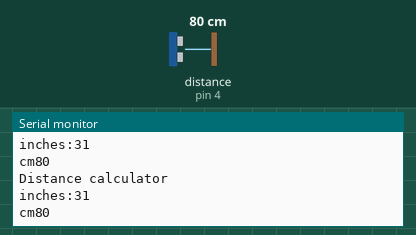
Recording of a sketch running on a simulated Arduino Uno, built with avr-gcc and run on an emulated ATmega328P. On the bench: the last lines printed to the serial monitor. Wiring (inferred from the names in the program): ultrasonic range finder: trigger pin 2; echo pin 4. The test bench sets the inputs (shaded band); at power-on: distance to the obstacle (sensor on pin 4) 80 cm. The echo pulse lasts 58.3 µs per cm.

Above: at 2.8 s.
2.9 s: distance to the obstacle (sensor on pin 4) set to 2 cm
At 4.4 s:
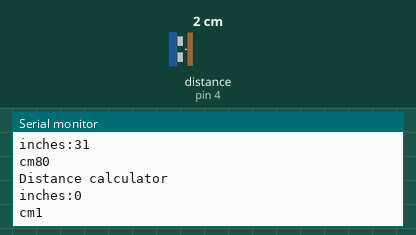
5.6 s: distance to the obstacle (sensor on pin 4) set to 4 cm
At 7.2 s:
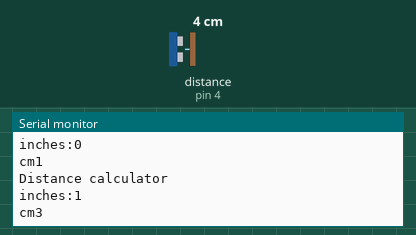
Timing chart, 0 to 8.7 s (numbered marks = the images above; inputs shaded):
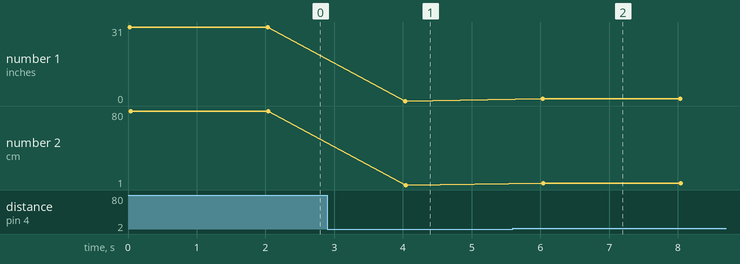

The sketch:

ultrasonic_navya.ino
```cpp
const int triggerpin=2;
const int echopin=4;
//long microsecondsToInches(long);

//long microsecondsTocm(long);
void setup() {
  // put your setup code here, to run once:
  Serial.begin(9600);

}

void loop() {
  // put your main code here, to run repeatedly:
  long duration,inches,cm;
  pinMode(triggerpin,OUTPUT);
  digitalWrite(triggerpin,LOW);
  delayMicroseconds(2);
   digitalWrite(triggerpin,HIGH);
  delayMicroseconds(10);
   digitalWrite(triggerpin,LOW);
  pinMode(echopin,INPUT);
  duration=pulseIn(echopin,HIGH);
  inches=microsecondsToinches(duration);
  cm=microsecondsTocm(duration);
  Serial.print("Distance calculator");
  Serial.print("\n");
  Serial.print("inches:");
  Serial.print(inches);
  Serial.print("\n");
  Serial.print("cm");
  Serial.print(cm);
  Serial.print("\n");

  delay(2000);
}
long microsecondsToinches(long microseconds)
{
  return microseconds/74/2;
}
long microsecondsTocm(long microseconds)
{
return microseconds/29/2;
}
```

Measured:
- after the input at 2.9 s, the serial monitor: prints a new line after 1.1 s (image 1)
- after the input at 5.6 s, the serial monitor: prints a new line after 0.43 s (image 2)
- plotted number 1: 31 → 0 after the input at 2.9 s
- plotted number 2: 80 → 1 after the input at 2.9 s, 1 → 3 after the input at 5.6 s
